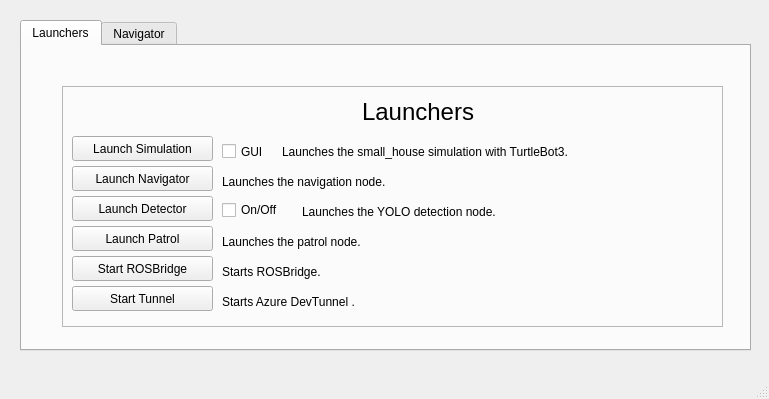
<?xml version="1.0" encoding="UTF-8"?>
<ui version="4.0">
 <class>MainWindow</class>
 <widget class="QMainWindow" name="MainWindow">
  <property name="enabled">
   <bool>true</bool>
  </property>
  <property name="geometry">
   <rect>
    <x>0</x>
    <y>0</y>
    <width>769</width>
    <height>399</height>
   </rect>
  </property>
  <property name="font">
   <font>
    <weight>50</weight>
    <italic>false</italic>
    <bold>false</bold>
   </font>
  </property>
  <property name="cursor">
   <cursorShape>ArrowCursor</cursorShape>
  </property>
  <property name="windowTitle">
   <string>MainWindow</string>
  </property>
  <widget class="QWidget" name="centralwidget">
   <widget class="QTabWidget" name="tabWidget">
    <property name="geometry">
     <rect>
      <x>20</x>
      <y>20</y>
      <width>731</width>
      <height>331</height>
     </rect>
    </property>
    <property name="currentIndex">
     <number>0</number>
    </property>
    <widget class="QWidget" name="launchers_tab">
     <attribute name="title">
      <string>Launchers</string>
     </attribute>
     <widget class="QFrame" name="frame">
      <property name="geometry">
       <rect>
        <x>40</x>
        <y>40</y>
        <width>661</width>
        <height>241</height>
       </rect>
      </property>
      <property name="frameShape">
       <enum>QFrame::StyledPanel</enum>
      </property>
      <property name="frameShadow">
       <enum>QFrame::Raised</enum>
      </property>
      <widget class="QCheckBox" name="GUIcheckbox">
       <property name="enabled">
        <bool>true</bool>
       </property>
       <property name="geometry">
        <rect>
         <x>160</x>
         <y>50</y>
         <width>51</width>
         <height>31</height>
        </rect>
       </property>
       <property name="cursor">
        <cursorShape>PointingHandCursor</cursorShape>
       </property>
       <property name="text">
        <string notr="true">GUI</string>
       </property>
       <property name="tristate">
        <bool>false</bool>
       </property>
      </widget>
      <widget class="QPushButton" name="launchSimulation">
       <property name="geometry">
        <rect>
         <x>10</x>
         <y>50</y>
         <width>141</width>
         <height>25</height>
        </rect>
       </property>
       <property name="cursor">
        <cursorShape>PointingHandCursor</cursorShape>
       </property>
       <property name="text">
        <string>Launch Simulation</string>
       </property>
      </widget>
      <widget class="QLabel" name="label_3">
       <property name="geometry">
        <rect>
         <x>220</x>
         <y>50</y>
         <width>411</width>
         <height>31</height>
        </rect>
       </property>
       <property name="text">
        <string>Launches the small_house simulation with TurtleBot3.</string>
       </property>
      </widget>
      <widget class="QLabel" name="label_6">
       <property name="geometry">
        <rect>
         <x>160</x>
         <y>140</y>
         <width>501</width>
         <height>31</height>
        </rect>
       </property>
       <property name="text">
        <string>Launches the patrol node.</string>
       </property>
      </widget>
      <widget class="QPushButton" name="launchDetector">
       <property name="geometry">
        <rect>
         <x>10</x>
         <y>110</y>
         <width>141</width>
         <height>25</height>
        </rect>
       </property>
       <property name="cursor">
        <cursorShape>PointingHandCursor</cursorShape>
       </property>
       <property name="text">
        <string>Launch Detector</string>
       </property>
      </widget>
      <widget class="QLabel" name="label_4">
       <property name="geometry">
        <rect>
         <x>160</x>
         <y>80</y>
         <width>501</width>
         <height>31</height>
        </rect>
       </property>
       <property name="text">
        <string>Launches the navigation node.</string>
       </property>
      </widget>
      <widget class="QLabel" name="label_5">
       <property name="geometry">
        <rect>
         <x>240</x>
         <y>110</y>
         <width>411</width>
         <height>31</height>
        </rect>
       </property>
       <property name="text">
        <string>Launches the YOLO detection node.</string>
       </property>
      </widget>
      <widget class="QPushButton" name="launchLMG">
       <property name="geometry">
        <rect>
         <x>10</x>
         <y>140</y>
         <width>141</width>
         <height>25</height>
        </rect>
       </property>
       <property name="cursor">
        <cursorShape>PointingHandCursor</cursorShape>
       </property>
       <property name="text">
        <string>Launch Patrol</string>
       </property>
      </widget>
      <widget class="QPushButton" name="launchNavigator">
       <property name="geometry">
        <rect>
         <x>10</x>
         <y>80</y>
         <width>141</width>
         <height>25</height>
        </rect>
       </property>
       <property name="cursor">
        <cursorShape>PointingHandCursor</cursorShape>
       </property>
       <property name="text">
        <string>Launch Navigator</string>
       </property>
      </widget>
      <widget class="QLabel" name="label_7">
       <property name="geometry">
        <rect>
         <x>300</x>
         <y>10</y>
         <width>121</width>
         <height>31</height>
        </rect>
       </property>
       <property name="font">
        <font>
         <pointsize>18</pointsize>
         <weight>50</weight>
         <italic>false</italic>
         <bold>false</bold>
        </font>
       </property>
       <property name="toolTip">
        <string extracomment="Opens launchers in new terminal windows"/>
       </property>
       <property name="text">
        <string>Launchers</string>
       </property>
      </widget>
      <widget class="QCheckBox" name="detectionSwitch">
       <property name="geometry">
        <rect>
         <x>160</x>
         <y>114</y>
         <width>92</width>
         <height>20</height>
        </rect>
       </property>
       <property name="text">
        <string>On/Off</string>
       </property>
      </widget>
      <widget class="QPushButton" name="startROSBridge">
       <property name="geometry">
        <rect>
         <x>10</x>
         <y>170</y>
         <width>141</width>
         <height>25</height>
        </rect>
       </property>
       <property name="cursor">
        <cursorShape>PointingHandCursor</cursorShape>
       </property>
       <property name="text">
        <string>Start ROSBridge</string>
       </property>
      </widget>
      <widget class="QLabel" name="label_9">
       <property name="geometry">
        <rect>
         <x>160</x>
         <y>170</y>
         <width>501</width>
         <height>31</height>
        </rect>
       </property>
       <property name="text">
        <string>Starts ROSBridge.</string>
       </property>
      </widget>
      <widget class="QPushButton" name="startTunnel">
       <property name="geometry">
        <rect>
         <x>10</x>
         <y>200</y>
         <width>141</width>
         <height>25</height>
        </rect>
       </property>
       <property name="cursor">
        <cursorShape>PointingHandCursor</cursorShape>
       </property>
       <property name="text">
        <string>Start Tunnel</string>
       </property>
      </widget>
      <widget class="QLabel" name="label_10">
       <property name="geometry">
        <rect>
         <x>160</x>
         <y>200</y>
         <width>501</width>
         <height>31</height>
        </rect>
       </property>
       <property name="text">
        <string>Starts Azure DevTunnel &lt;ROS&gt;.</string>
       </property>
      </widget>
     </widget>
    </widget>
    <widget class="QWidget" name="navigator_tab">
     <attribute name="title">
      <string>Navigator</string>
     </attribute>
     <widget class="QFrame" name="frame_2">
      <property name="geometry">
       <rect>
        <x>40</x>
        <y>40</y>
        <width>651</width>
        <height>171</height>
       </rect>
      </property>
      <property name="frameShape">
       <enum>QFrame::StyledPanel</enum>
      </property>
      <property name="frameShadow">
       <enum>QFrame::Raised</enum>
      </property>
      <widget class="QCommandLinkButton" name="reloadObjectsButton">
       <property name="geometry">
        <rect>
         <x>440</x>
         <y>70</y>
         <width>91</width>
         <height>31</height>
        </rect>
       </property>
       <property name="cursor">
        <cursorShape>PointingHandCursor</cursorShape>
       </property>
       <property name="text">
        <string>Recargar</string>
       </property>
       <property name="icon">
        <iconset theme="view-refresh">
         <normaloff>.</normaloff>.</iconset>
       </property>
       <property name="iconSize">
        <size>
         <width>15</width>
         <height>15</height>
        </size>
       </property>
      </widget>
      <widget class="QLabel" name="label_2">
       <property name="geometry">
        <rect>
         <x>10</x>
         <y>120</y>
         <width>121</width>
         <height>31</height>
        </rect>
       </property>
       <property name="text">
        <string>Selected location::</string>
       </property>
      </widget>
      <widget class="QComboBox" name="objectSelectorCB">
       <property name="geometry">
        <rect>
         <x>140</x>
         <y>70</y>
         <width>291</width>
         <height>31</height>
        </rect>
       </property>
       <property name="cursor">
        <cursorShape>PointingHandCursor</cursorShape>
       </property>
      </widget>
      <widget class="QPushButton" name="navigateButton">
       <property name="geometry">
        <rect>
         <x>550</x>
         <y>120</y>
         <width>89</width>
         <height>31</height>
        </rect>
       </property>
       <property name="cursor">
        <cursorShape>PointingHandCursor</cursorShape>
       </property>
       <property name="text">
        <string>Navigate</string>
       </property>
      </widget>
      <widget class="QComboBox" name="locationSelectorCB">
       <property name="geometry">
        <rect>
         <x>140</x>
         <y>120</y>
         <width>391</width>
         <height>31</height>
        </rect>
       </property>
       <property name="cursor">
        <cursorShape>PointingHandCursor</cursorShape>
       </property>
      </widget>
      <widget class="QPushButton" name="selectButton">
       <property name="geometry">
        <rect>
         <x>550</x>
         <y>70</y>
         <width>89</width>
         <height>31</height>
        </rect>
       </property>
       <property name="cursor">
        <cursorShape>PointingHandCursor</cursorShape>
       </property>
       <property name="text">
        <string>Select</string>
       </property>
      </widget>
      <widget class="QLabel" name="label">
       <property name="geometry">
        <rect>
         <x>20</x>
         <y>70</y>
         <width>131</width>
         <height>31</height>
        </rect>
       </property>
       <property name="text">
        <string>Selected object:</string>
       </property>
      </widget>
      <widget class="QLabel" name="label_8">
       <property name="geometry">
        <rect>
         <x>260</x>
         <y>20</y>
         <width>111</width>
         <height>31</height>
        </rect>
       </property>
       <property name="font">
        <font>
         <pointsize>18</pointsize>
         <weight>50</weight>
         <italic>false</italic>
         <bold>false</bold>
        </font>
       </property>
       <property name="toolTip">
        <string extracomment="Navigator module"/>
       </property>
       <property name="toolTipDuration">
        <number>1</number>
       </property>
       <property name="whatsThis">
        <string extracomment="Navigator module"/>
       </property>
       <property name="accessibleName">
        <string extracomment="Navigator module"/>
       </property>
       <property name="text">
        <string extracomment="Navigator module">Navigator</string>
       </property>
      </widget>
     </widget>
    </widget>
   </widget>
  </widget>
  <widget class="QMenuBar" name="menubar">
   <property name="geometry">
    <rect>
     <x>0</x>
     <y>0</y>
     <width>769</width>
     <height>22</height>
    </rect>
   </property>
  </widget>
  <widget class="QStatusBar" name="statusbar"/>
 </widget>
 <resources/>
 <connections/>
</ui>
